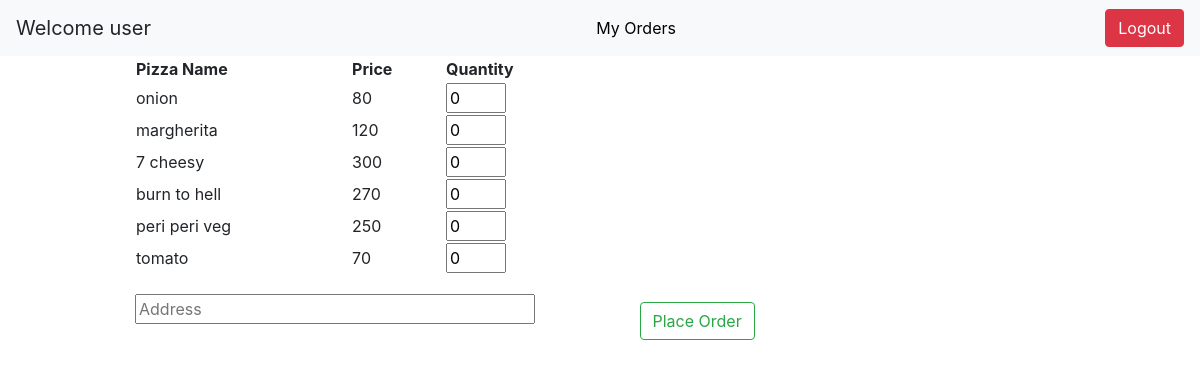
The app's page /me (signed in) with its own data.
### pizzaapp/models.py (models this page shows)
class PizzaModel(models.Model):
    name = models.CharField(max_length=10)
    price = models.CharField(max_length=10)

### pizzaapp/views.py (the view)
# urls.py: path('me',views.customerwelcome,name="customerpage"),
def customerwelcome(request):
    if not request.user.is_authenticated:
        return redirect('userloginpage')
    username = request.user.username
    context = {'username':username,'pizza':models.PizzaModel.objects.all()}
    return render(request,'customerwel.html',context)

### templates/customerwel.html (shortened to what this page needs)
{% extends 'base.html' %}
{% load static %}
{% block content %}
<nav class="navbar navbar-light bg-light">
  <a class="navbar-brand">Welcome {{username}}</a>
  <a href="userorders" class="nav-item" style="color:black;text-decoration:none">My Orders</a>
  <a href="userlogout" class="btn btn-danger">Logout</a>
</nav>
<form method="POST" action="placeorder">
<div class="container" style="margin-top: 80px;width:80%;display: block;margin: auto;">
  <table style="width:50%;">
    <tr>
      <th>Pizza Name</th>
      <th>Price</th>
      <th>Quantity</th>
    </tr>
    {% for x in pizza %}
    <tr>
      <td>{{x.name}}</td>
      <td>{{x.price}}</td>
      <th><input type="number" name="{{x.id}}" style="width:60px" min=0 value="0"></th>
    </tr>
    {% endfor %}
  </table>
  <input type="text" placeholder="Address" name="address" style="width:400px;margin-top:20px" >
  <input type="submit" style="margin-top:20px;margin-left:100px" value="Place Order" class="btn btn-outline-success">
</form>
{% endblock content %}

### templates/base.html (shortened to what this page needs)
<!doctype html>
<html lang="en">
  <head>
    <link rel="stylesheet" href="https://stackpath.bootstrapcdn.com/bootstrap/4.3.1/css/bootstrap.min.css">
  </head>
  <body>
    {% block content %}
    {% endblock content %}
  </body>
</html>

### records on screen
PizzaModel: name "onion", price "80"
PizzaModel: name "margherita", price "120"
PizzaModel: name "7 cheesy", price "300"
PizzaModel: name "burn to hell", price "270"
PizzaModel: name "peri peri veg", price "250"
PizzaModel: name "tomato", price "70"

### other values on screen
{{ username }} "user"
